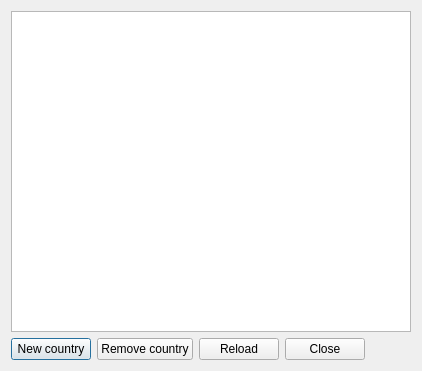
<?xml version="1.0" encoding="UTF-8"?>
<ui version="4.0">
 <class>DialogCountry</class>
 <widget class="QDialog" name="DialogCountry">
  <property name="geometry">
   <rect>
    <x>0</x>
    <y>0</y>
    <width>422</width>
    <height>371</height>
   </rect>
  </property>
  <property name="windowTitle">
   <string>Dialog</string>
  </property>
  <layout class="QGridLayout" name="gridLayout">
   <item row="0" column="0">
    <layout class="QVBoxLayout" name="verticalLayout">
     <item>
      <widget class="QTableView" name="tableView"/>
     </item>
     <item>
      <layout class="QHBoxLayout" name="horizontalLayout">
       <item>
        <widget class="QPushButton" name="btnNewCountry">
         <property name="text">
          <string>New country</string>
         </property>
        </widget>
       </item>
       <item>
        <widget class="QPushButton" name="btnRemoveCountry">
         <property name="text">
          <string>Remove country</string>
         </property>
        </widget>
       </item>
       <item>
        <widget class="QPushButton" name="btnReload">
         <property name="text">
          <string>Reload</string>
         </property>
        </widget>
       </item>
       <item>
        <widget class="QPushButton" name="btnClose">
         <property name="text">
          <string>Close</string>
         </property>
        </widget>
       </item>
       <item>
        <spacer name="horizontalSpacer">
         <property name="orientation">
          <enum>Qt::Horizontal</enum>
         </property>
         <property name="sizeHint" stdset="0">
          <size>
           <width>40</width>
           <height>20</height>
          </size>
         </property>
        </spacer>
       </item>
      </layout>
     </item>
    </layout>
   </item>
  </layout>
  <action name="action_add_new_country">
   <property name="text">
    <string>Add new country</string>
   </property>
  </action>
  <action name="action_remove_selected_country">
   <property name="text">
    <string>Remove selected country</string>
   </property>
  </action>
 </widget>
 <resources/>
 <connections/>
</ui>
